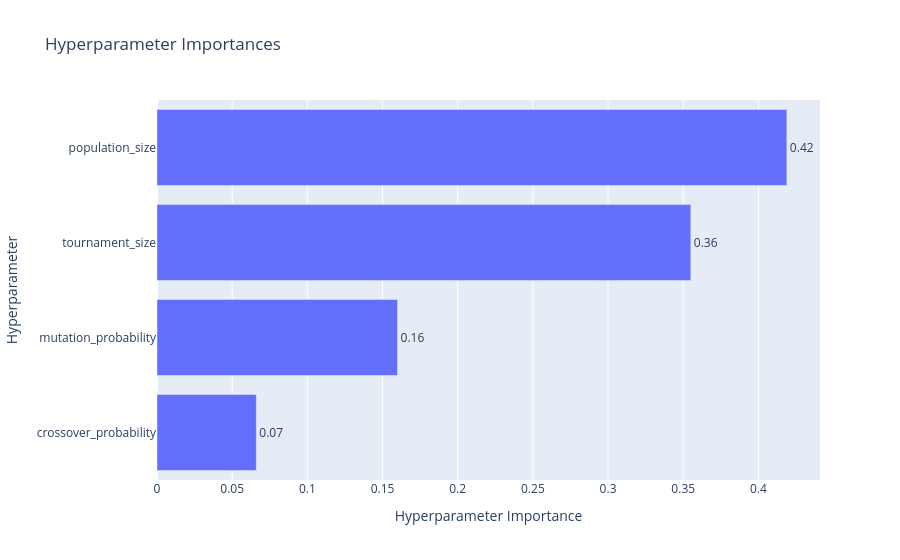

Source (notebook cell):
### Code cell
plot_param_importances(study).show()

### Figure 1 — Plotly figure (JSON) as saved in the notebook; plotly's stock layout.template omitted (floating-point values rounded to 4 significant figures)
{"data": [{"cliponaxis": false, "hovertemplate": ["crossover_probability (FloatDistribution): 0.066038791512608<extra></extra>", "mutation_probability (FloatDistribution): 0.15998768634809396<extra></extra>", "tournament_size (IntDistribution): 0.3550468807908515<extra></extra>", "population_size (IntDistribution): 0.4189266413484465<extra></extra>"], "name": "Objective Value", "orientation": "h", "text": ["0.07", "0.16", "0.36", "0.42"], "textposition": "outside", "type": "bar", "x": [0.06604, 0.16, 0.355, 0.4189], "y": ["crossover_probability", "mutation_probability", "tournament_size", "population_size"]}], "layout": {"title": {"text": "Hyperparameter Importances"}, "xaxis": {"title": {"text": "Hyperparameter Importance"}}, "yaxis": {"title": {"text": "Hyperparameter"}}}}
